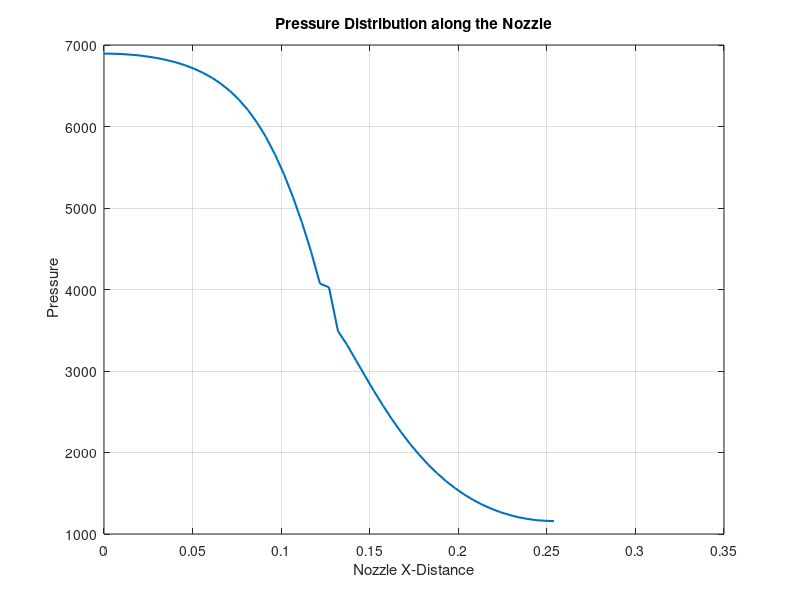
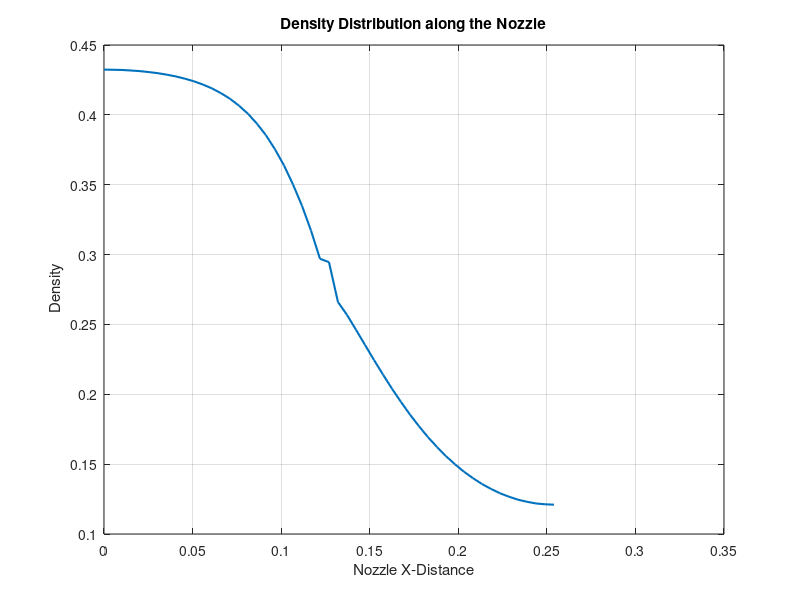
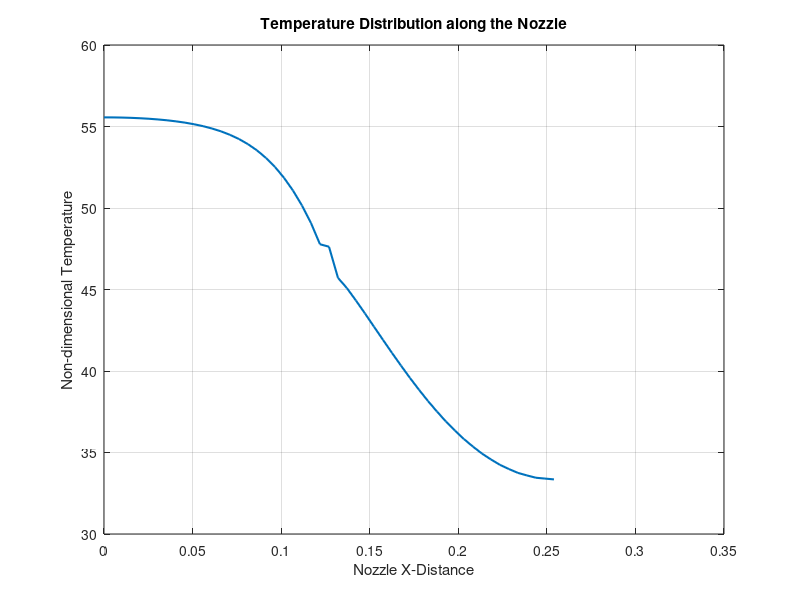
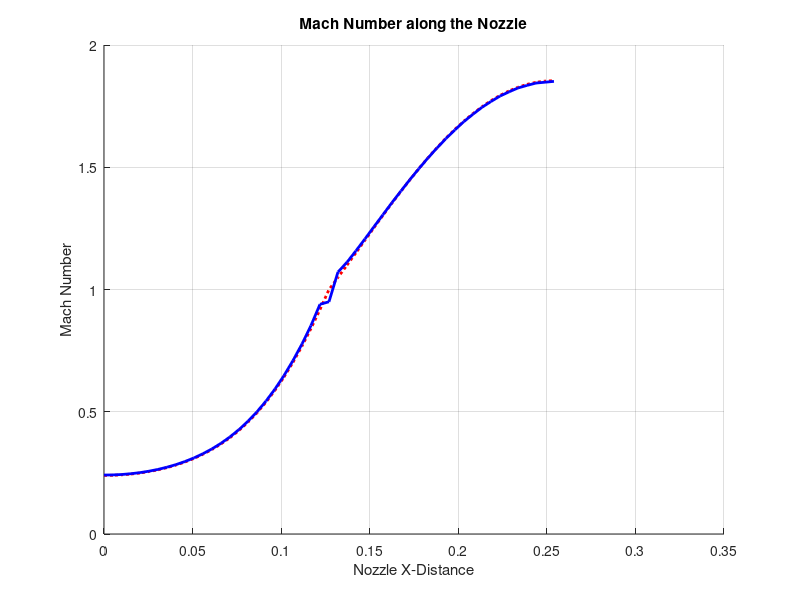

The MATLAB script that drew these images, in order:
clc;
clear all;

% Simulation of fluid flow through a CD nozzle for a supersonic flow using MacCormack's Scheme 

% Define parameters 
n = 51; % number of points in the domain
L = 0.254; % Length of the Nozzle
delta_x = L/(n-1); % Grid Spacing
x = linspace(0, L, n); % gives the x-coordinate for the points in the nozzle

% disp(x) % we can see the x coordinates of our nozzle

% Gas properties
gamma = 1.4; % heat capacity ratio
R = 287; % units are in J/kg.k
Cv = R/(gamma-1); 
CFL = 0.2; % Courant Number required for stability
tolerance = 1e-5; % to check the convergence
max_iterations = 1e+5;


% Values of Pressure and Temperature are known at the inlet and Outlet

P_inlet = 6894.76; % Units are in Pa
P_outlet = 1103.16; % Units are in Pa
T_inlet = 55.56; % Units are in K
rho_inlet = P_inlet/(R*T_inlet); % Density at inlet is constant

% Adding the Area function
A = zeros(1, n);   % Area
% 
for i = 1:n
    if x(i)>=0 && x(i)< 0.127
        A(i) = 0.0444 - 0.019*cos((pi)*((0.2*x(i)/0.0254)- 1));

    elseif x(i)>= 0.127 && x(i)<=0.254
        A(i) = 0.0318 - 0.0063*cos((pi)*((0.2*x(i)/0.0254)- 1));
    end
end
% disp(A)


% Initialization of dimensionalized nozzle flow variables
rho = zeros(1,n);
T = zeros(1,n);
V = zeros(1,n);
P = zeros(1,n);


Q2_inlet_guess = 0.7;

% Setting up the initial conditions
for i  = 1:n
    rho(i) = rho_inlet*(1 - (0.5/L)*x(i)); %Initial guess of Density in (kg/m^3)
    T(i) = T_inlet*(1 - (0.5/L)*x(i)); %Initial guess of Temperature in (K)
    V(i) = (Q2_inlet_guess)/(rho(i) * A(i)); %Initial guess of velocity
    P(i) = rho(i)*R*T(i);
end

% The inlet pressure and outlet pressure for the subsonic case is mentioned and hence in the 
% initial Pressure guess we can set the Pressure at i = 1, n as the the inlet and back Pressure 
P(1) = P_inlet;
% P(n) = P_outlet;

% Initialization of Conservative Variables

Q1 = rho.* A; % we get the initial array for Q1
Q2 = rho.* A.* V; % we get the initial array for Q2
Q3 = rho.* A.*(Cv*T + 0.5*V.^2); % we get the initial array for Q2

%Initialization of Flux Variables

F1 = Q2;
F2 = ((Q2.^2)./(Q1)) + (gamma-1) * (Q3 - 0.5*((Q2.^2)./(Q1)));
F3 = (Q2./Q1).*(Q3 + (gamma-1) * (Q3 - 0.5*((Q2.^2)./(Q1))));

%Initialization of Source Terms
J1 = 0;
J3 = 0;

% derivative d(ln A)/dx (needed for source J2)
dlnA_dx = gradient(log(A), (delta_x));  % d/dx ln A

J2 = ((gamma-1) * (Q3 - 0.5*((Q2.^2)./(Q1)))).*(dlnA_dx);

% Initialization for the McCormacks's scheme Predictor and Corrector terms

% Initialization of Predictor step derivative terms
dQ1_dt_predicted = zeros(1, n);
dQ2_dt_predicted = zeros(1, n);
dQ3_dt_predicted = zeros(1, n);

% Initialization of Predictor step derivative terms
Q1_predicted = zeros(1, n);
Q2_predicted = zeros(1, n);
Q3_predicted = zeros(1, n); 

% Initialization of Corrector step derivative terms
dQ1_dt_corrected = zeros(1, n);
dQ2_dt_corrected = zeros(1, n);
dQ3_dt_corrected = zeros(1, n);


residual = 10;
iterations = 0;

while residual > tolerance
    iterations = iterations+1;

    %Computing time step for CFL Condition
    a = sqrt(gamma * R * T);  % local speed of sound
    delta_t = 0.9*(CFL * delta_x) / (max(abs(V) + a));

    
    % Predictor Step (FTFS)
    for j = 1:n-1
    
        dQ1_dt_predicted(j) = -(F1(j+1)-F1(j))/delta_x;
        dQ2_dt_predicted(j) = J2(j) -(F2(j+1)-F2(j))/delta_x;
        dQ3_dt_predicted(j) = -(F3(j+1)-F3(j))/delta_x;
        
        Q1_predicted(j) = Q1(j) + delta_t * dQ1_dt_predicted(j);
        Q2_predicted(j) = Q2(j) + delta_t * dQ2_dt_predicted(j);
        Q3_predicted(j) = Q3(j) + delta_t * dQ3_dt_predicted(j);
        
    end

    % Q1_predicted(1) = Q1(1);
    % Q2_predicted(1) = Q2(1);
    % Q3_predicted(1) = Q3(1);
    
    % Q1_predicted(1) = rho_inlet * A(1);
    % Q2_predicted(1) = 2*Q2_predicted(2) - Q2_predicted(3);
    % 
    % V_predict(1) = Q2_predicted(1)/Q1_predicted(1);
    % Q3_predicted(1) = rho_inlet * A(1) * (Cv*T_inlet + 0.5*V_predict(1)^2);


    Q1_predicted(n) = 2*Q1_predicted(n-1)- Q1_predicted(n-2);
    Q2_predicted(n) = 2*Q2_predicted(n-1)- Q2_predicted(n-2);
    Q3_predicted(n) = 2*Q3_predicted(n-1)- Q3_predicted(n-2);
    
    % For the Corrector step we need the updated value of Flux and Source terms which are also predicted values
    
    F1_predicted = Q2_predicted;
    F2_predicted = ((Q2_predicted.^2)./(Q1_predicted)) + (gamma-1) * (Q3_predicted - 0.5*((Q2_predicted.^2)./(Q1_predicted)));
    F3_predicted = (Q2_predicted./Q1_predicted).*(Q3_predicted + (gamma-1) * (Q3_predicted - 0.5*((Q2_predicted.^2)./(Q1_predicted)))); 
    
    J2_predicted = ((gamma-1) * (Q3_predicted - 0.5*((Q2_predicted.^2)./(Q1_predicted)))).*(dlnA_dx);
    
    % Corrector step (FTBS)
    
    for k = 2:n-1
        dQ1_dt_corrected(k) = - (F1_predicted(k)-F1_predicted(k-1))/delta_x;
        dQ2_dt_corrected(k) = J2_predicted(k) - (F2_predicted(k)-F2_predicted(k-1))/delta_x;
        dQ3_dt_corrected(k) = - (F3_predicted(k)-F3_predicted(k-1))/delta_x;
    end
    
    % Average of the derivative of conservative variables
    
    average_dQ1_dt = 0.5.*(dQ1_dt_predicted + dQ1_dt_corrected);
    average_dQ2_dt = 0.5.*(dQ2_dt_predicted + dQ2_dt_corrected);
    average_dQ3_dt = 0.5.*(dQ3_dt_predicted + dQ3_dt_corrected);
    
    % updated value after a time step of the conservative variables
    
    Q1_new = Q1 + delta_t * average_dQ1_dt;
    Q2_new = Q2 + delta_t * average_dQ2_dt;
    Q3_new = Q3 + delta_t * average_dQ3_dt;
    
    % disp("Q3_new")
    % disp(Q3_new)
    % Now we have the Correct values of Q1,Q2,Q3 but we still need to correct the values at the boundaries for a subsonic flow problem
    
    % Inlet Boundary Conditions
    Q1_new(1) = rho_inlet*A(1);
    Q2_new(1) = 2*Q2_new(2) - Q2_new(3);
    
    V_new(1) = Q2_new(1)/Q1_new(1);
    Q3_new(1) = rho_inlet * A(1) * (Cv*T_inlet + 0.5*V_new(1)^2);

    % Q3_new(1) = (P_inlet*A(1))/(gamma-1) + 0.5*Q2_new(1)^2/Q1_new(1);
    
    % Outlet Boundary Condtions
    
    Q1_new(n) = 2*Q1_new(n-1) - Q1_new(n-2);
    Q2_new(n) = 2*Q2_new(n-1) - Q2_new(n-2);
    Q3_new(n) = 2*Q3_new(n-1) - Q3_new(n-2);

    
    % disp("Q3_new after updating boundary")
    % disp(Q3_new)
    
    %Updating the Flux terms
    
    % First we update the Flux terms
    F1 = Q2_new;
    F2 = ((Q2_new.^2)./(Q1_new)) + (gamma-1) * (Q3_new - 0.5*((Q2_new.^2)./(Q1_new)));
    F3 = (Q2_new./Q1_new).*(Q3_new + (gamma-1) * (Q3_new - 0.5*((Q2_new.^2)./(Q1_new))));
    
    % Next we update the Source terms
    J2 = ((gamma-1) * (Q3_new - 0.5*((Q2_new.^2)./(Q1_new)))).*(dlnA_dx);
    
    % new primitives variables calculation
    rho = Q1_new ./ A;
    V = Q2_new ./ Q1_new;
    T = ((Q3_new ./ (rho .* A)) - 0.5 .* V.^2) ./ Cv;
    P = rho .* R .* T;
    M = V ./ sqrt(gamma * R .* T);
    
    % convergence check 

    residual_1 = max(abs(Q1_new - Q1) ./ (abs(Q1_new) + eps));
    residual_2 = max(abs(Q2_new - Q2) ./ (abs(Q2_new) + eps));
    residual_3 = max(abs(Q3_new - Q3) ./ (abs(Q3_new) + eps));
    residual = max([residual_1, residual_2, residual_3]);

    % Updating Q
    Q1 = Q1_new;
    Q2 = Q2_new;
    Q3 = Q3_new;
end

% Plot results 

figure();
plot(x, P, 'LineWidth', 1.5);
title('Pressure Distribution along the Nozzle');
xlabel('Nozzle X-Distance');
ylabel(' Pressure');
grid on;

figure();
plot(x, rho, 'LineWidth', 1.5);
title('Density Distribution along the Nozzle');
xlabel('Nozzle X-Distance');
ylabel(' Density');
grid on;

figure();
plot(x, T, 'LineWidth', 1.5);
title('Temperature Distribution along the Nozzle');
xlabel('Nozzle X-Distance');
ylabel('Non-dimensional Temperature');
grid on;





x_nozzle_nasa = [0.0000 0.00508 0.01016 0.01524 0.02032 0.02540 0.03048 0.03556 0.04064 ...
     0.04572 0.05080 0.05588 0.06096 0.06604 0.07112 0.07620 0.08128 0.08636 ...
     0.09144 0.09652 0.10160 0.10668 0.11176 0.11684 0.12192 0.12700 0.13208 ...
     0.13716 0.14224 0.14732 0.15240 0.15748 0.16256 0.16764 0.17272 0.17780 ...
     0.18288 0.18796 0.19304 0.19812 0.20320 0.20828 0.21336 0.21844 0.22352 ...
     0.22860 0.23368 0.23876 0.24384 0.24892 0.25400];

M_nasa = [0.2395428 0.2401525 0.2419912 0.2450882 0.2494931 0.2552769 0.2625332 ...
     0.2713805 0.2819642 0.2944594 0.3090735 0.3260485 0.3456640 0.3682380 ...
     0.3941266 0.4237210 0.4574398 0.4957166 0.5389794 0.5876219 0.6419665 ...
     0.7022194 0.7684249 0.8404243 0.9178230 0.9997698 1.049278 1.099540 ...
     1.150450 1.201643 1.252754 1.303419 1.353288 1.402030 1.449334 1.494914 ...
     1.538515 1.579906 1.618885 1.655275 1.688924 1.719701 1.747494 1.772210 ...
     1.793771 1.812114 1.827187 1.838950 1.847373 1.852435 1.854124];

figure();
hold on
plot(x_nozzle_nasa, M_nasa,"LineStyle",":","LineWidth",2,"Color",'red');
plot(x, M, 'LineWidth', 1.5,"Color",'blue',"LineWidth",2);

title('Mach Number along the Nozzle');
xlabel('Nozzle X-Distance');
ylabel('Mach Number');
grid on;
